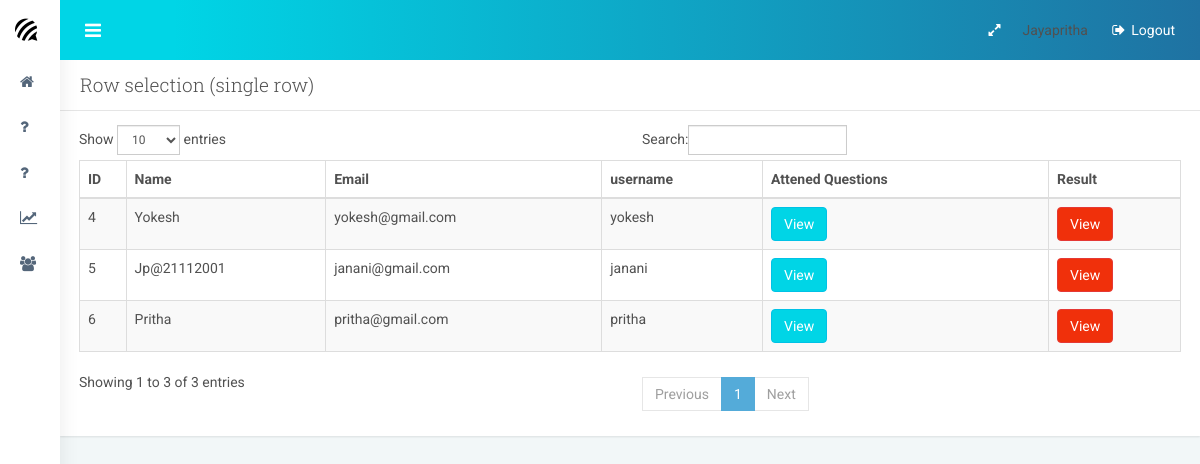
Before: /examadmin/students/ (signed in) with the older database file.
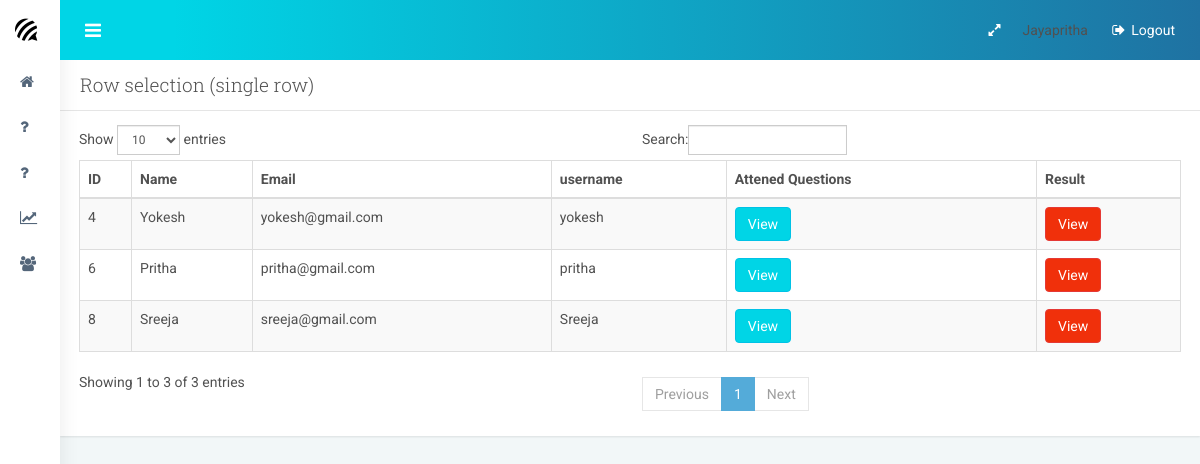
After: the same page with the newer database file.
### accounts/models.py (models this page shows, shortened)
class User(AbstractBaseUser):
	email= models.CharField(verbose_name='email', max_length=150,unique=True)
	name=models.CharField(max_length=150,null=True)
	username=models.CharField(max_length=20,verbose_name='username',unique=True)
	subject=models.ForeignKey(Subject,on_delete=models.CASCADE,null=True,blank=True)
	date_joind=models.DateTimeField(verbose_name='date joind', auto_now_add=True)
	is_active = models.BooleanField(default=True)
	is_admin = models.BooleanField(default=False)
	is_staff=models.BooleanField(default=False)
	USERNAME_FIELD = 'username'
	REQUIRED_FIELDS = ['name','email']
	objects = UserManager()

### admin_dash/views.py (the view)
# urls.py: path('students/', views.students, name='student_list'),
@staff_member_required
def students(request):
    students=User.objects.filter(is_staff=False,is_admin=False)
    context={
        'stds':students
    }
    return render(request,'student_list.html',context)

### admin_dash/templates/student_list.html (shortened to what this page needs)
{% extends 'exam_admin_base.html' %}
{% block 'content' %}
<div class="panel">
    <div class="panel-heading">
        <h3 class="panel-title">Row selection (single row)</h3>
    </div>
    <div class="panel-body">
        <table id="datatable1" class="table table-striped table-bordered">
            <thead>
                <tr>
                    <th class="min-tablet">ID</th>
                    <th class="min-tablet">Name</th>
                    <th class="min-tablet">Email</th>
                    <th class="min-tablet">username</th>
                    <th class="min-tablet">Attened Questions</th>
                    <th class="min-desktop">Result</th>
                </tr>
            </thead>
            <tbody>
               {% for std in stds %}
                <tr>
                    <td>{{std.id}}</td>
                    <td>{{std.name}}</td>
                    <td>{{std.email}}</td>
                    <td>{{std.username}}</td>
                    <td><a href="{% url 'answerd_questions' std.id %}" class="btn btn-info">View</a><td><a href="{% url 'result' std.id %}" class="btn btn-danger">View</a>
                </tr>
                {% endfor %}
    </tbody>
        </table>
    </div>
</div>
{% endblock %}

Changed rows visible on the page:
removed User: id "5", name "Jp@21112001", email "janani@gmail.com", username "janani"
added User: id "8", name "Sreeja", email "sreeja@gmail.com", username "Sreeja"
